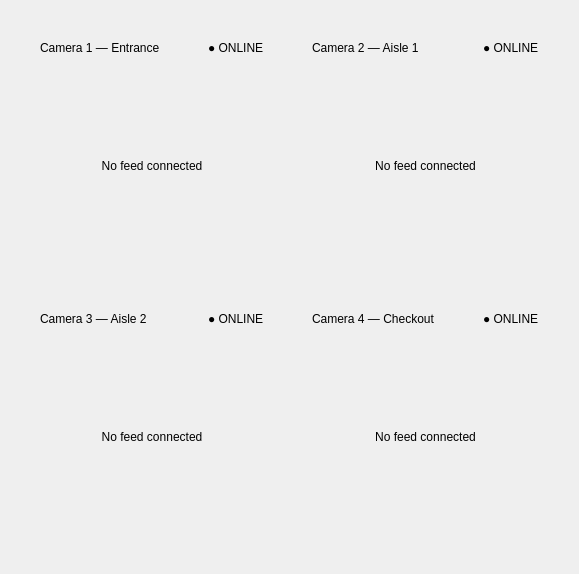
         <widget class="QWidget" name="liveCamerasPage">
          <layout class="QGridLayout" name="cameraGridLayout">
           <property name="leftMargin">
            <number>24</number>
           </property>
           <property name="topMargin">
            <number>24</number>
           </property>
           <property name="rightMargin">
            <number>24</number>
           </property>
           <property name="bottomMargin">
            <number>24</number>
           </property>
           <property name="horizontalSpacing">
            <number>16</number>
           </property>
           <property name="verticalSpacing">
            <number>16</number>
           </property>

           <item row="0" column="0">
            <widget class="QFrame" name="cameraCard1">
             <layout class="QVBoxLayout" name="cameraCardLayout1">
              <property name="leftMargin">
               <number>16</number>
              </property>
              <property name="topMargin">
               <number>14</number>
              </property>
              <property name="rightMargin">
               <number>16</number>
              </property>
              <property name="bottomMargin">
               <number>16</number>
              </property>
              <property name="spacing">
               <number>10</number>
              </property>

              <item>
               <layout class="QHBoxLayout" name="cameraHeaderLayout1">
                <property name="spacing">
                 <number>8</number>
                </property>
                <item>
                 <widget class="QLabel" name="cameraTitleLabel1">
                  <property name="text">
                   <string>Camera 1 — Entrance</string>
                  </property>
                 </widget>
                </item>
                <item>
                 <spacer name="cameraSpacer1">
                  <property name="orientation">
                   <enum>Qt::Horizontal</enum>
                  </property>
                  <property name="sizeHint" stdset="0">
                   <size>
                    <width>40</width>
                    <height>20</height>
                   </size>
                  </property>
                 </spacer>
                </item>
                <item>
                 <widget class="QLabel" name="cameraStatusLabel1">
                  <property name="text">
                   <string>● ONLINE</string>
                  </property>
                 </widget>
                </item>
               </layout>
              </item>

              <item>
               <widget class="QLabel" name="cameraPlaceholder1">
                <property name="minimumSize">
                 <size>
                  <width>0</width>
                  <height>195</height>
                 </size>
                </property>
                <property name="text">
                 <string>No feed connected</string>
                </property>
                <property name="alignment">
                 <set>Qt::AlignCenter</set>
                </property>
               </widget>
              </item>

             </layout>
            </widget>
           </item>

           <item row="0" column="1">
            <widget class="QFrame" name="cameraCard2">
             <layout class="QVBoxLayout" name="cameraCardLayout2">
              <property name="leftMargin">
               <number>16</number>
              </property>
              <property name="topMargin">
               <number>14</number>
              </property>
              <property name="rightMargin">
               <number>16</number>
              </property>
              <property name="bottomMargin">
               <number>16</number>
              </property>
              <property name="spacing">
               <number>10</number>
              </property>

              <item>
               <layout class="QHBoxLayout" name="cameraHeaderLayout2">
                <property name="spacing">
                 <number>8</number>
                </property>
                <item>
                 <widget class="QLabel" name="cameraTitleLabel2">
                  <property name="text">
                   <string>Camera 2 — Aisle 1</string>
                  </property>
                 </widget>
                </item>
                <item>
                 <spacer name="cameraSpacer2">
                  <property name="orientation">
                   <enum>Qt::Horizontal</enum>
                  </property>
                  <property name="sizeHint" stdset="0">
                   <size>
                    <width>40</width>
                    <height>20</height>
                   </size>
                  </property>
                 </spacer>
                </item>
                <item>
                 <widget class="QLabel" name="cameraStatusLabel2">
                  <property name="text">
                   <string>● ONLINE</string>
                  </property>
                 </widget>
                </item>
               </layout>
              </item>

              <item>
               <widget class="QLabel" name="cameraPlaceholder2">
                <property name="minimumSize">
                 <size>
                  <width>0</width>
                  <height>195</height>
                 </size>
                </property>
                <property name="text">
                 <string>No feed connected</string>
                </property>
                <property name="alignment">
                 <set>Qt::AlignCenter</set>
                </property>
               </widget>
              </item>

             </layout>
            </widget>
           </item>

           <item row="1" column="0">
            <widget class="QFrame" name="cameraCard3">
             <layout class="QVBoxLayout" name="cameraCardLayout3">
              <property name="leftMargin">
               <number>16</number>
              </property>
              <property name="topMargin">
               <number>14</number>
              </property>
              <property name="rightMargin">
               <number>16</number>
              </property>
              <property name="bottomMargin">
               <number>16</number>
              </property>
              <property name="spacing">
               <number>10</number>
              </property>

              <item>
               <layout class="QHBoxLayout" name="cameraHeaderLayout3">
                <property name="spacing">
                 <number>8</number>
                </property>
                <item>
                 <widget class="QLabel" name="cameraTitleLabel3">
                  <property name="text">
                   <string>Camera 3 — Aisle 2</string>
                  </property>
                 </widget>
                </item>
                <item>
                 <spacer name="cameraSpacer3">
                  <property name="orientation">
                   <enum>Qt::Horizontal</enum>
                  </property>
                  <property name="sizeHint" stdset="0">
                   <size>
                    <width>40</width>
                    <height>20</height>
                   </size>
                  </property>
                 </spacer>
                </item>
                <item>
                 <widget class="QLabel" name="cameraStatusLabel3">
                  <property name="text">
                   <string>● ONLINE</string>
                  </property>
                 </widget>
                </item>
               </layout>
              </item>

              <item>
               <widget class="QLabel" name="cameraPlaceholder3">
                <property name="minimumSize">
                 <size>
                  <width>0</width>
                  <height>195</height>
                 </size>
                </property>
                <property name="text">
                 <string>No feed connected</string>
                </property>
                <property name="alignment">
                 <set>Qt::AlignCenter</set>
                </property>
               </widget>
              </item>

             </layout>
            </widget>
           </item>

           <item row="1" column="1">
            <widget class="QFrame" name="cameraCard4">
             <layout class="QVBoxLayout" name="cameraCardLayout4">
              <property name="leftMargin">
               <number>16</number>
              </property>
              <property name="topMargin">
               <number>14</number>
              </property>
              <property name="rightMargin">
               <number>16</number>
              </property>
              <property name="bottomMargin">
               <number>16</number>
              </property>
              <property name="spacing">
               <number>10</number>
              </property>

              <item>
               <layout class="QHBoxLayout" name="cameraHeaderLayout4">
                <property name="spacing">
                 <number>8</number>
                </property>
                <item>
                 <widget class="QLabel" name="cameraTitleLabel4">
                  <property name="text">
                   <string>Camera 4 — Checkout</string>
                  </property>
                 </widget>
                </item>
                <item>
                 <spacer name="cameraSpacer4">
                  <property name="orientation">
                   <enum>Qt::Horizontal</enum>
                  </property>
                  <property name="sizeHint" stdset="0">
                   <size>
                    <width>40</width>
                    <height>20</height>
                   </size>
                  </property>
                 </spacer>
                </item>
                <item>
                 <widget class="QLabel" name="cameraStatusLabel4">
                  <property name="text">
                   <string>● ONLINE</string>
                  </property>
                 </widget>
                </item>
               </layout>
              </item>

              <item>
               <widget class="QLabel" name="cameraPlaceholder4">
                <property name="minimumSize">
                 <size>
                  <width>0</width>
                  <height>195</height>
                 </size>
                </property>
                <property name="text">
                 <string>No feed connected</string>
                </property>
                <property name="alignment">
                 <set>Qt::AlignCenter</set>
                </property>
               </widget>
              </item>

             </layout>
            </widget>
           </item>

          </layout>
         </widget>
